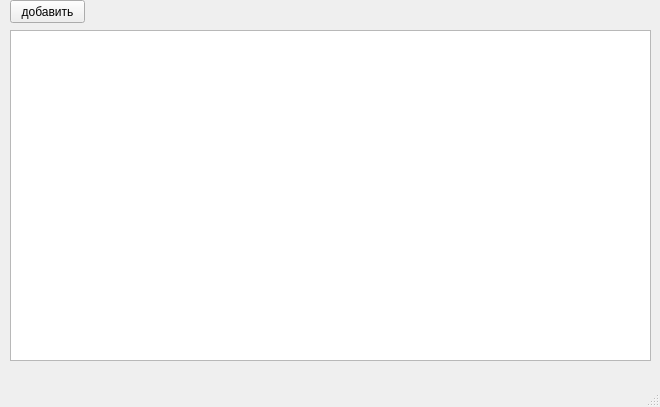
<?xml version="1.0" encoding="UTF-8"?>
<ui version="4.0">
 <class>MainWindow</class>
 <widget class="QMainWindow" name="MainWindow">
  <property name="geometry">
   <rect>
    <x>0</x>
    <y>0</y>
    <width>660</width>
    <height>407</height>
   </rect>
  </property>
  <property name="windowTitle">
   <string>Coffee</string>
  </property>
  <widget class="QWidget" name="centralwidget">
   <widget class="QTableWidget" name="tableWidget">
    <property name="geometry">
     <rect>
      <x>10</x>
      <y>30</y>
      <width>641</width>
      <height>331</height>
     </rect>
    </property>
   </widget>
   <widget class="QPushButton" name="pushButton">
    <property name="geometry">
     <rect>
      <x>10</x>
      <y>0</y>
      <width>75</width>
      <height>23</height>
     </rect>
    </property>
    <property name="text">
     <string>добавить</string>
    </property>
   </widget>
  </widget>
  <widget class="QMenuBar" name="menubar">
   <property name="geometry">
    <rect>
     <x>0</x>
     <y>0</y>
     <width>660</width>
     <height>21</height>
    </rect>
   </property>
  </widget>
  <widget class="QStatusBar" name="statusbar"/>
 </widget>
 <resources/>
 <connections/>
</ui>
